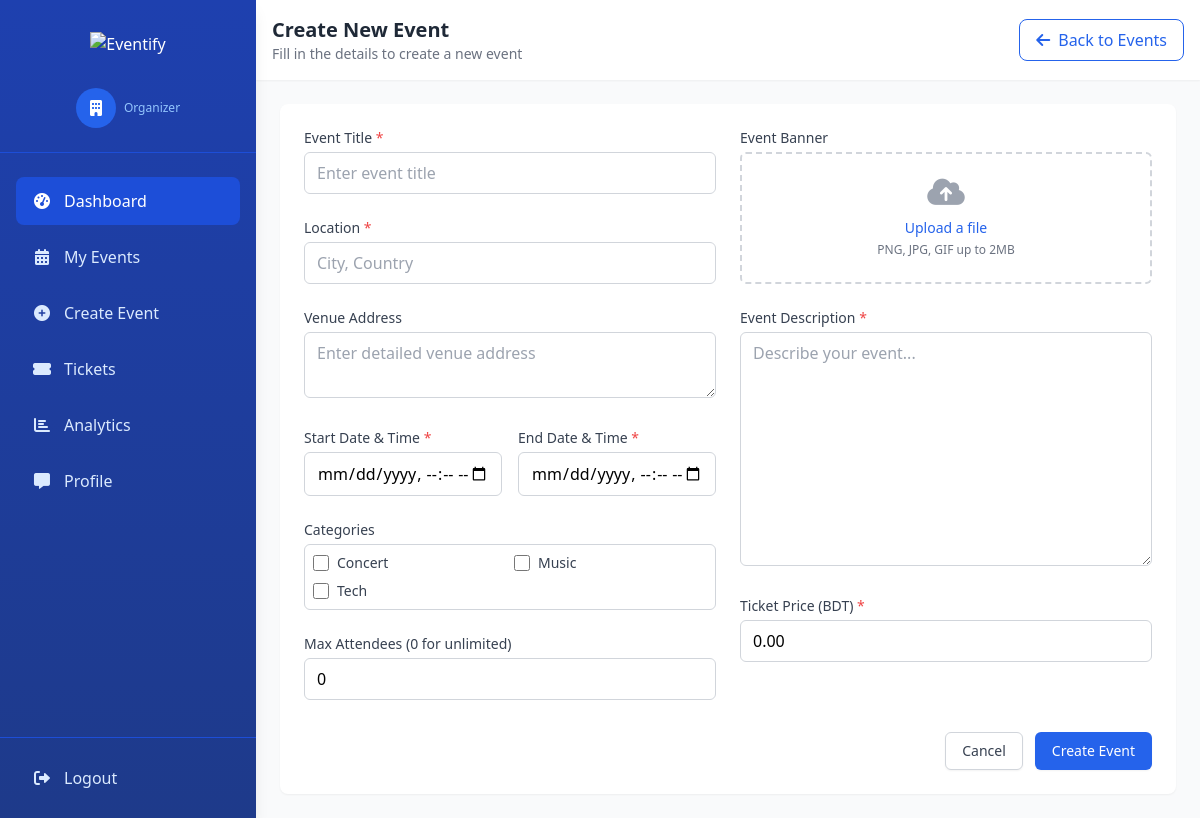
Screenshot of /events/create/ (signed in) with the database file from the repository.
### eventify/models.py (models this page shows, shortened)
class EventCategory(models.Model):
    name = models.CharField(max_length=100)

### eventify/views.py (the view, shortened to what this page needs)
# urls.py: path('events/create/', create_event, name='create_event'),
@login_required(login_url='login_organizer')
def create_event(request):
    categories = EventCategory.objects.all()
    return render(request, 'events/event_form.html', {'categories': categories, 'event': None})

### templates/events/event_form.html (shortened to what this page needs)
{% extends 'sidebar.html' %}
{% block content %}
<div class="bg-white shadow-sm p-4 flex justify-between items-center">
    <div>
        <h1 class="text-xl font-semibold text-gray-800">
            {% if event %}Edit Event: {{ event.title }}{% else %}Create New Event{% endif %}
        </h1>
        <p class="text-sm text-gray-500">{% if event %}Update your event details{% else %}Fill in the details to create
            a new event{% endif %}</p>
    </div>
    <a href="{% url 'event_list' %}"
        class="border border-blue-600 text-blue-600 hover:bg-blue-50 px-4 py-2 rounded-lg flex items-center space-x-2 transition duration-300">
        <i class="fas fa-arrow-left"></i>
        <span>Back to Events</span>
    </a>
</div>
<div class="p-6">
    <div class="bg-white rounded-lg shadow-sm overflow-hidden">
        <form method="post" enctype="multipart/form-data"
            action="{% if event %}{% url 'update_event' event.id %}{% else %}{% url 'create_event' %}{% endif %}"
            class="p-6">
            <div class="grid grid-cols-1 md:grid-cols-2 gap-6">
                <div class="space-y-6">
                    <div>
                        <label for="title" class="block text-sm font-medium text-gray-700 mb-1">
                            Event Title <span class="text-red-500">*</span>
                        </label>
                        <input type="text" name="title" id="title" required
                            value="{% if event %}{{ event.title }}{% endif %}"
                            class="w-full px-3 py-2 border border-gray-300 rounded-md focus:outline-none focus:ring-2 focus:ring-blue-500 focus:border-blue-500"
                            placeholder="Enter event title">
                    </div>
                    <div>
                        <label for="location" class="block text-sm font-medium text-gray-700 mb-1">
                            Location <span class="text-red-500">*</span>
                        </label>
                        <input type="text" name="location" id="location" required
                            value="{% if event %}{{ event.location }}{% endif %}"
                            class="w-full px-3 py-2 border border-gray-300 rounded-md focus:outline-none focus:ring-2 focus:ring-blue-500 focus:border-blue-500"
                            placeholder="City, Country">
                    </div>
                    <div>
                        <label for="venue_address" class="block text-sm font-medium text-gray-700 mb-1">
                            Venue Address
                        </label>
                        <textarea name="venue_address" id="venue_address" rows="2"
                            class="w-full px-3 py-2 border border-gray-300 rounded-md focus:outline-none focus:ring-2 focus:ring-blue-500 focus:border-blue-500"
                            placeholder="Enter detailed venue address">{% if event %}{{ event.venue_address }}{% endif %}</textarea>
                    </div>
                    <div class="grid grid-cols-1 md:grid-cols-2 gap-4">
                        <div>
                            <label for="start_time" class="block text-sm font-medium text-gray-700 mb-1">
                                Start Date & Time <span class="text-red-500">*</span>
                            </label>
                            <input type="datetime-local" name="start_time" id="start_time" required
                                value="{% if event %}{{ event.start_time|date:'Y-m-d' }}T{{ event.start_time|time:'H:i' }}{% endif %}"
                                class="w-full px-3 py-2 border border-gray-300 rounded-md focus:outline-none focus:ring-2 focus:ring-blue-500 focus:border-blue-500">
                        </div>
                        <div>
                            <label for="end_time" class="block text-sm font-medium text-gray-700 mb-1">
                                End Date & Time <span class="text-red-500">*</span>
                            </label>
                            <input type="datetime-local" name="end_time" id="end_time" required
                                value="{% if event %}{{ event.end_time|date:'Y-m-d' }}T{{ event.end_time|time:'H:i' }}{% endif %}"
                                class="w-full px-3 py-2 border border-gray-300 rounded-md focus:outline-none focus:ring-2 focus:ring-blue-500 focus:border-blue-500">
                        </div>
                    </div>
                    <div>
                        <label class="block text-sm font-medium text-gray-700 mb-1">
                            Categories
                        </label>
                        <div
                            class="grid grid-cols-2 gap-2 max-h-32 overflow-y-auto p-2 border border-gray-300 rounded-md">
                            {% for category in categories %}
                            <div class="flex items-center">
                                <input type="checkbox" name="categories" id="cat-{{ category.id }}"
                                    value="{{ category.id }}"
                                    class="h-4 w-4 text-blue-600 focus:ring-blue-500 border-gray-300 rounded">
                                <label for="cat-{{ category.id }}" class="ml-2 text-sm text-gray-700">
                                    {{ category.name }}
                                </label>
                            </div>
                            {% endfor %}
                        </div>
                    </div>
                    <div>
                        <label for="max_attendees" class="block text-sm font-medium text-gray-700 mb-1">
                            Max Attendees (0 for unlimited)
                        </label>
                        <input type="number" name="max_attendees" id="max_attendees" min="0"
                            value="{% if event %}{{ event.max_attendees }}{% else %}0{% endif %}"
                            class="w-full px-3 py-2 border border-gray-300 rounded-md focus:outline-none focus:ring-2 focus:ring-blue-500 focus:border-blue-500">
                    </div>
                </div>
                <div class="space-y-6">
                    <div>
                        <label for="banner" class="block text-sm font-medium text-gray-700 mb-1">
                            Event Banner
                        </label>
                        <div
                            class="mt-1 flex justify-center px-6 pt-5 pb-6 border-2 border-gray-300 border-dashed rounded-md relative">
                            <div id="banner-preview-container"
                                class="{% if event and event.banner %}hidden{% endif %} text-center">
                                <i class="fas fa-cloud-upload-alt text-gray-400 text-3xl"></i>
                                <div class="mt-2 text-sm text-gray-600">
                                    <label for="banner"
                                        class="relative cursor-pointer bg-white rounded-md font-medium text-blue-600 hover:text-blue-500">
                                        <span>Upload a file</span>
                                    </label>
                                    <p class="text-xs text-gray-500 mt-1">
                                        PNG, JPG, GIF up to 2MB
                                    </p>
                                </div>
                            </div>
                        </div>
                    </div>
                    <div>
                        <label for="description" class="block text-sm font-medium text-gray-700 mb-1">
                            Event Description <span class="text-red-500">*</span>
                        </label>
                        <textarea name="description" id="description" rows="9" required
                            class="w-full px-3 py-2 border border-gray-300 rounded-md focus:outline-none focus:ring-2 focus:ring-blue-500 focus:border-blue-500"
                            placeholder="Describe your event...">{% if event %}{{ event.description }}{% endif %}</textarea>
                    </div>
                    <div>
                        <label for="ticket_price" class="block text-sm font-medium text-gray-700 mb-1">
                            Ticket Price (BDT) <span class="text-red-500">*</span>
                        </label>
                        <input type="number" name="ticket_price" id="ticket_price" step="0.01" min="0" required
                            value="{% if event %}{{ event.ticket_price }}{% else %}0.00{% endif %}"
                            class="w-full px-3 py-2 border border-gray-300 rounded-md focus:outline-none focus:ring-2 focus:ring-blue-500 focus:border-blue-500"
                            placeholder="Enter ticket price">
                    </div>
                </div>
            </div>
            <div class="mt-8 flex justify-end space-x-3">
                <a href="{% url 'event_list' %}"
                    class="px-4 py-2 border border-gray-300 rounded-md shadow-sm text-sm font-medium text-gray-700 bg-white hover:bg-gray-50 focus:outline-none">
                    Cancel
                </a>
                <button type="submit"
                    class="px-4 py-2 border border-transparent rounded-md shadow-sm text-sm font-medium text-white bg-blue-600 hover:bg-blue-700 focus:outline-none">
                    {% if event %}Update Event{% else %}Create Event{% endif %}
                </button>
            </div>
        </form>
    </div>
</div>
{% endblock %}

### rows the page displays
EventCategory: name "Concert"
EventCategory: name "Music"
EventCategory: name "Tech"
